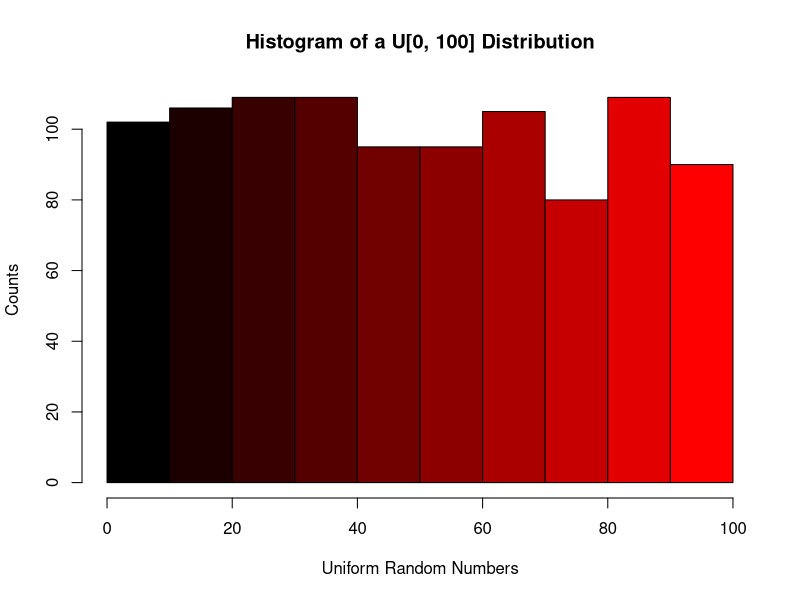

Source code (R):
# plot a histogram where the red (R) component
# of the RGB colors varies linearly
#
# Juergen Symanzik
# 2/3/2009

# create some data

outcome = runif(1000, 0, 100)
classbreaks = seq(0, 100, by = 10)

# create sequential variation in red component of RGB colors

colorchanges = rgb(cbind(as.integer(seq(0, 255, length = 10)), # R
  rep(0, 10), # G
  rep(0, 10)), # B
max = 255)

colorchanges

# draw histogram

hist(outcome, breaks = classbreaks,
  xlab = "Uniform Random Numbers",
  ylab = "Counts",
  main = "Histogram of a U[0, 100] Distribution",
  col = colorchanges
)
